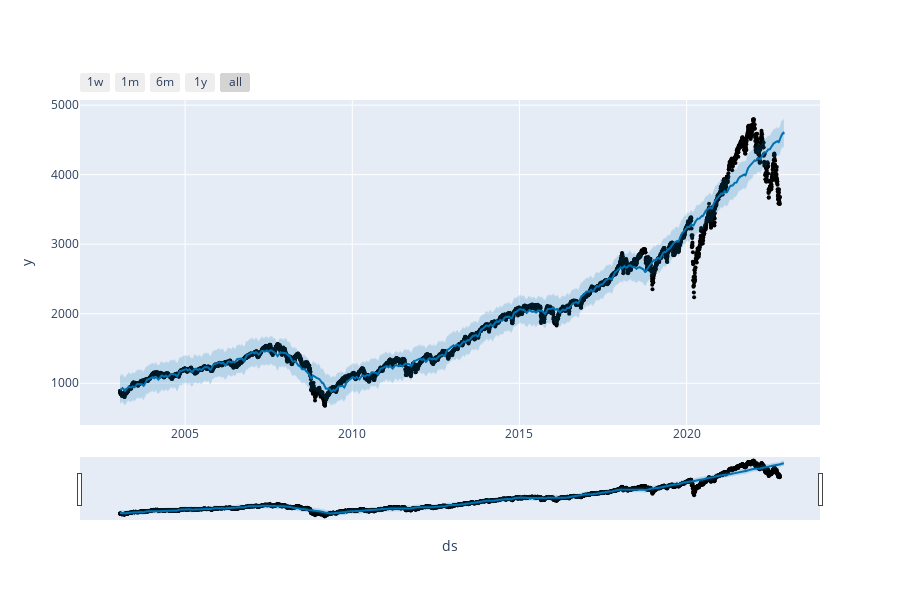

Notebook source saved alongside this figure:
### Code cell
from prophet.plot import plot_plotly, plot_components_plotly

# Ploting the forecasted data

plot_plotly(m, forecast)

### Figure 1 — Plotly figure (JSON) as saved in the notebook; plotly's stock layout.template omitted (floating-point values rounded to 4 significant figures; data arrays with more than 128 entries replaced by an {"elided": "..."} marker saying what was removed)
{"data": [{"marker": {"color": "black", "size": 4}, "mode": "markers", "name": "Actual", "type": "scatter", "x": {"elided": "4971 str values"}, "y": {"elided": "4971 float values"}}, {"hoverinfo": "skip", "line": {"width": 0}, "mode": "lines", "type": "scatter", "x": {"elided": "5013 str values"}, "y": {"elided": "5013 float values"}}, {"fill": "tonexty", "fillcolor": "rgba(0, 114, 178, 0.2)", "line": {"color": "#0072B2", "width": 2}, "mode": "lines", "name": "Predicted", "type": "scatter", "x": {"elided": "5013 str values"}, "y": {"elided": "5013 float values"}}, {"fill": "tonexty", "fillcolor": "rgba(0, 114, 178, 0.2)", "hoverinfo": "skip", "line": {"width": 0}, "mode": "lines", "type": "scatter", "x": {"elided": "5013 str values"}, "y": {"elided": "5013 float values"}}], "layout": {"height": 600, "showlegend": false, "width": 900, "xaxis": {"rangeselector": {"buttons": [{"count": 7, "label": "1w", "step": "day", "stepmode": "backward"}, {"count": 1, "label": "1m", "step": "month", "stepmode": "backward"}, {"count": 6, "label": "6m", "step": "month", "stepmode": "backward"}, {"count": 1, "label": "1y", "step": "year", "stepmode": "backward"}, {"step": "all"}]}, "rangeslider": {"visible": true}, "title": {"text": "ds"}, "type": "date"}, "yaxis": {"title": {"text": "y"}}}}
